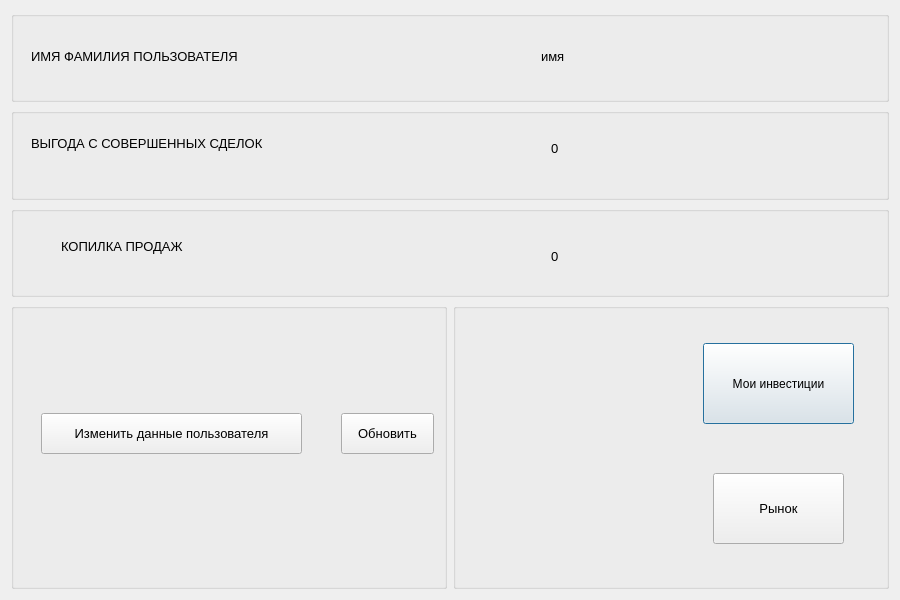
<?xml version="1.0" encoding="UTF-8"?>
<ui version="4.0">
 <class>Client</class>
 <widget class="QDialog" name="Client">
  <property name="geometry">
   <rect>
    <x>0</x>
    <y>0</y>
    <width>900</width>
    <height>600</height>
   </rect>
  </property>
  <property name="windowTitle">
   <string>Dialog</string>
  </property>
  <layout class="QHBoxLayout" name="horizontalLayout">
   <item>
    <layout class="QGridLayout" name="gridLayout">
     <item row="1" column="1">
      <widget class="QGroupBox" name="groupBox_4">
       <property name="title">
        <string/>
       </property>
       <widget class="QPushButton" name="myInvestment">
        <property name="geometry">
         <rect>
          <x>250</x>
          <y>40</y>
          <width>151</width>
          <height>81</height>
         </rect>
        </property>
        <property name="font">
         <font>
          <pointsize>9</pointsize>
         </font>
        </property>
        <property name="text">
         <string>Мои инвестиции</string>
        </property>
       </widget>
       <widget class="QPushButton" name="backToMarket">
        <property name="geometry">
         <rect>
          <x>260</x>
          <y>170</y>
          <width>131</width>
          <height>71</height>
         </rect>
        </property>
        <property name="font">
         <font>
          <pointsize>10</pointsize>
         </font>
        </property>
        <property name="text">
         <string>Рынок</string>
        </property>
       </widget>
      </widget>
     </item>
     <item row="0" column="0" colspan="2">
      <layout class="QVBoxLayout" name="verticalLayout">
       <item>
        <widget class="QGroupBox" name="groupBox">
         <property name="title">
          <string/>
         </property>
         <widget class="QLabel" name="Name">
          <property name="geometry">
           <rect>
            <x>530</x>
            <y>30</y>
            <width>191</width>
            <height>31</height>
           </rect>
          </property>
          <property name="font">
           <font>
            <pointsize>10</pointsize>
           </font>
          </property>
          <property name="text">
           <string>имя</string>
          </property>
         </widget>
         <widget class="QLabel" name="label">
          <property name="geometry">
           <rect>
            <x>20</x>
            <y>10</y>
            <width>281</width>
            <height>71</height>
           </rect>
          </property>
          <property name="font">
           <font>
            <pointsize>10</pointsize>
           </font>
          </property>
          <property name="text">
           <string>ИМЯ ФАМИЛИЯ ПОЛЬЗОВАТЕЛЯ</string>
          </property>
         </widget>
        </widget>
       </item>
       <item>
        <widget class="QGroupBox" name="groupBox_2">
         <property name="title">
          <string/>
         </property>
         <widget class="QLabel" name="label_2">
          <property name="geometry">
           <rect>
            <x>20</x>
            <y>0</y>
            <width>291</width>
            <height>71</height>
           </rect>
          </property>
          <property name="font">
           <font>
            <pointsize>10</pointsize>
           </font>
          </property>
          <property name="text">
           <string>ВЫГОДА С СОВЕРШЕННЫХ СДЕЛОК</string>
          </property>
         </widget>
         <widget class="QLabel" name="Profit">
          <property name="geometry">
           <rect>
            <x>540</x>
            <y>20</y>
            <width>211</width>
            <height>41</height>
           </rect>
          </property>
          <property name="font">
           <font>
            <pointsize>10</pointsize>
           </font>
          </property>
          <property name="text">
           <string>0</string>
          </property>
         </widget>
        </widget>
       </item>
       <item>
        <widget class="QGroupBox" name="groupBox_3">
         <property name="title">
          <string/>
         </property>
         <widget class="QLabel" name="label_3">
          <property name="geometry">
           <rect>
            <x>50</x>
            <y>20</y>
            <width>211</width>
            <height>41</height>
           </rect>
          </property>
          <property name="font">
           <font>
            <pointsize>10</pointsize>
           </font>
          </property>
          <property name="text">
           <string>КОПИЛКА ПРОДАЖ</string>
          </property>
         </widget>
         <widget class="QLabel" name="moneyBox">
          <property name="geometry">
           <rect>
            <x>540</x>
            <y>30</y>
            <width>201</width>
            <height>41</height>
           </rect>
          </property>
          <property name="font">
           <font>
            <pointsize>10</pointsize>
           </font>
          </property>
          <property name="text">
           <string>0</string>
          </property>
         </widget>
        </widget>
       </item>
      </layout>
     </item>
     <item row="1" column="0">
      <widget class="QGroupBox" name="groupBox_5">
       <property name="title">
        <string/>
       </property>
       <widget class="QPushButton" name="informationChanged">
        <property name="geometry">
         <rect>
          <x>30</x>
          <y>110</y>
          <width>261</width>
          <height>41</height>
         </rect>
        </property>
        <property name="font">
         <font>
          <pointsize>10</pointsize>
         </font>
        </property>
        <property name="text">
         <string>Изменить данные пользователя</string>
        </property>
       </widget>
       <widget class="QPushButton" name="update">
        <property name="geometry">
         <rect>
          <x>330</x>
          <y>110</y>
          <width>93</width>
          <height>41</height>
         </rect>
        </property>
        <property name="font">
         <font>
          <pointsize>10</pointsize>
         </font>
        </property>
        <property name="text">
         <string>Обновить</string>
        </property>
       </widget>
      </widget>
     </item>
    </layout>
   </item>
  </layout>
 </widget>
 <resources/>
 <connections/>
</ui>
